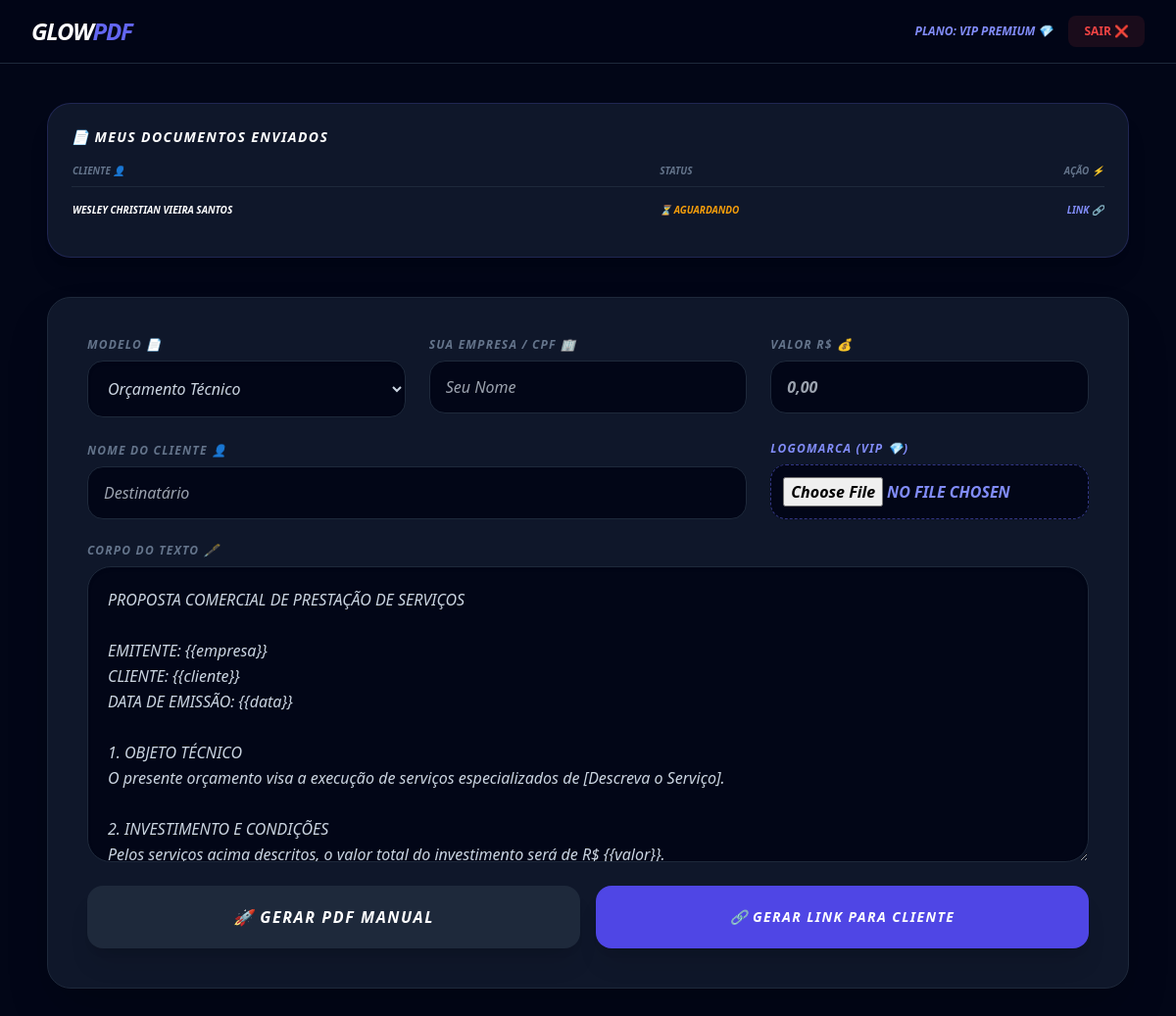
The page /index.php (signed in) on the database as committed earlier.
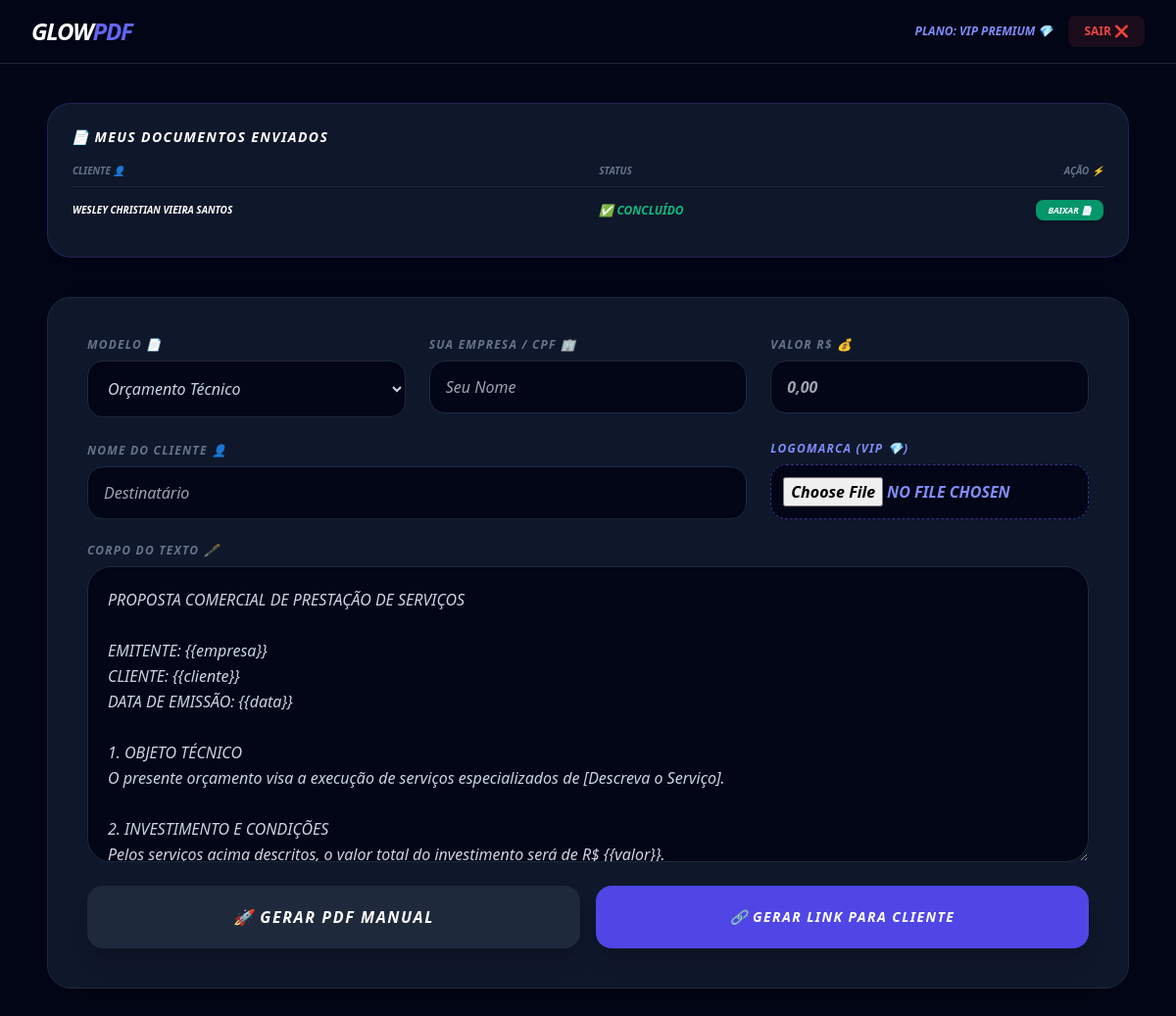
The same page on the database as committed later.
### tables this page shows
CREATE TABLE documentos (
    id INTEGER PRIMARY KEY AUTOINCREMENT,
    token VARCHAR(100) DEFAULT NULL,
    usuario_id INTEGER DEFAULT NULL,
    tipo VARCHAR(100) DEFAULT NULL,
    empresa VARCHAR(255) DEFAULT NULL,
    cliente VARCHAR(255) DEFAULT NULL,
    valor VARCHAR(50) DEFAULT NULL,
    descricao TEXT DEFAULT NULL,
    logo_empresa LONGTEXT DEFAULT NULL,
    assinatura_cliente LONGTEXT DEFAULT NULL,
    assinatura_empresa LONGTEXT DEFAULT NULL,
    status TEXT DEFAULT "pendente" CHECK(status IN ("pendente","assinado_cliente","assinado")),
    criado_em DATETIME DEFAULT CURRENT_TIMESTAMP
);

### index.php (the view, shortened to what this page needs)
<?php
try {
    $pdo = new PDO("sqlite:glow.db");
$pdo->setAttribute(PDO::ATTR_ERRMODE, PDO::ERRMODE_EXCEPTION);
} catch (Exception $e) {
    die("Erro ao conectar no banco de dados: " . $e->getMessage());
}
$hoje = date("Y-m-d"); $is_pro = false;
if (isset($_SESSION["user"]) && isset($pdo)) {
    $stmt = $pdo->prepare("SELECT status, expira_em FROM usuarios WHERE id = ?");
    $stmt->execute([$_SESSION["user"]["id"]]);
    $check = $stmt->fetch();
    if ($check && $check["status"] === "ativo" && $check["expira_em"] >= $hoje) { $is_pro = true; }
}
?>
<!DOCTYPE html>
<html lang="pt-br">
<head>
    <script src="https://cdn.tailwindcss.com"></script>
</head>
<body class="bg-custom text-slate-300 min-h-screen font-sans">
    <nav class="bg-[#020617]/80 backdrop-blur-md border-b border-slate-800 sticky top-0 z-50">
        <div class="max-w-7xl mx-auto px-4 sm:px-6 lg:px-8">
            <div class="flex justify-between h-16 items-center">
                <h1 class="text-xl md:text-2xl font-black text-white italic tracking-tighter">GLOW<span class="text-indigo-500">PDF</span></h1>
                <div class="hidden md:flex items-center gap-4">
                    <?php if (isset($_SESSION["user"])): ?>
                        <span class="text-xs font-bold text-indigo-400 uppercase italic text-xs">PLANO: <?= $is_pro ? "VIP PREMIUM 💎" : "GRATUITO" ?></span>
                        <a href="?logout=1" class="bg-red-500/10 text-red-500 px-4 py-2 rounded-lg text-xs font-bold uppercase">SAIR ❌</a>
                    <?php endif; ?>
                </div>
            </div>
        </div>
    </nav>
    <main class="max-w-6xl mx-auto py-6 md:py-10 px-4 md:px-6 italic">
        <?php if($is_pro): ?>
        <div class="mb-10 card-custom p-6 rounded-3xl border-indigo-500/20 shadow-xl italic italic">
            <h3 class="text-white font-bold mb-4 flex items-center gap-2 text-sm uppercase tracking-widest text-indigo-400 italic italic">📄 Meus Documentos Enviados</h3>
            <div class="overflow-x-auto text-[10px] italic">
                <table class="w-full text-left italic">
                    <thead class="text-slate-500 border-b border-slate-800 uppercase italic italic"><tr><th class="pb-2 italic">Cliente 👤</th><th class="pb-2 italic">Status</th><th class="pb-2 text-right italic">Ação ⚡</th></tr></thead>
                    <tbody class="divide-y divide-slate-800 italic">
                        <?php
                        $stmt_doc = $pdo->prepare("SELECT * FROM documentos WHERE usuario_id = ? ORDER BY criado_em DESC");
                        $stmt_doc->execute([$_SESSION['user']['id']]);
                        foreach($stmt_doc->fetchAll() as $md): ?>
                        <tr class="hover:bg-slate-800/50 transition italic">
                            <td class="py-4 text-white font-bold uppercase italic italic"><?= $md['cliente'] ?></td>
                            <td class="italic italic"><?php if($md['status'] == 'pendente'): ?><span class="text-amber-500 font-bold uppercase italic italic">⏳ Aguardando</span><?php elseif($md['status'] == 'assinado_cliente'): ?><span class="text-indigo-400 font-bold uppercase italic italic">✨ Cliente Assinou!</span><?php else: ?><span class="text-emerald-500 font-bold uppercase italic italic text-xs">✅ Concluído</span><?php endif; ?></td>
                            <td class="text-right italic italic"><?php if($md['status'] == 'pendente'): ?><button onclick="prompt('Link:', 'https://<?= $_SERVER['HTTP_HOST'] ?>/assinar.php?id=<?= $md['token'] ?>')" class="text-indigo-400 font-bold uppercase italic italic">Link 🔗</button><?php elseif($md['status'] == 'assinado_cliente'): ?><button onclick="abrirAssinaturaEmpresa(<?= $md['id'] ?>)" class="bg-indigo-600 text-white px-3 py-1 rounded-lg font-black uppercase text-[9px] shadow-lg italic italic">ASSINAR ✍️</button><?php else: ?><a href="?baixar_doc=<?= $md['id'] ?>" class="bg-emerald-600 text-white px-3 py-1 rounded-lg font-black uppercase text-[9px] shadow-md italic italic">Baixar 📄</a><?php endif; ?></td>
                        </tr>
                        <?php endforeach; ?>
                    </tbody>
                </table>
            </div>
        </div>
        <?php endif; ?>
        <div class="card-custom p-6 md:p-10 rounded-3xl shadow-2xl border-slate-800 italic italic italic">
            <form method="POST" id="mainForm" enctype="multipart/form-data" class="flex flex-col gap-6 italic italic italic">
                <div class="grid grid-cols-1 md:grid-cols-3 gap-6 italic italic">
                    <div class="flex flex-col italic"><label class="text-[10px] font-bold text-slate-500 uppercase mb-2 text-xs tracking-widest italic italic">Modelo 📄</label><select name="tipo_documento" id="tipo_doc" onchange="alterarTextoBase()" class="w-full p-4 rounded-2xl bg-slate-950 border border-slate-800 outline-none focus:border-indigo-500 text-sm shadow-inner italic italic"><option value="ORÇAMENTO TÉCNICO">Orçamento Técnico</option><option value="RECIBO DE PAGAMENTO">Recibo de Pagamento</option><option value="CONTRATO DE SERVIÇO">Contrato de Prestação</option><option value="DECLARAÇÃO">Declaração Profissional</option></select></div>
                    <div class="flex flex-col italic"><label class="text-[10px] font-bold text-slate-500 uppercase mb-2 text-xs tracking-widest italic italic">Sua Empresa / CPF 🏢</label><input type="text" name="empresa" id="emp_f" required placeholder="Seu Nome" class="w-full p-4 rounded-2xl bg-slate-950 border border-slate-800 outline-none text-sm focus:border-indigo-500 italic italic"></div>
                    <div class="flex flex-col italic"><label class="text-[10px] font-bold text-slate-500 uppercase mb-2 text-xs tracking-widest italic italic">Valor R$ 💰</label><input type="text" name="valor" id="val_f" required placeholder="0,00" class="w-full p-4 rounded-2xl bg-slate-950 border border-slate-800 text-indigo-400 font-bold text-sm focus:border-indigo-500 italic italic"></div>
                </div>
                <div class="grid grid-cols-1 md:grid-cols-3 gap-6 items-end italic italic italic italic">
                    <div class="md:col-span-2 flex flex-col italic italic"><label class="text-[10px] font-bold text-slate-500 uppercase mb-2 text-xs tracking-widest italic italic italic">Nome do Cliente 👤</label><input type="text" name="cliente" id="cli_f" required placeholder="Destinatário" class="w-full p-4 rounded-2xl bg-slate-950 border border-slate-800 text-sm focus:border-indigo-500 italic italic"></div>
                    <div class="flex flex-col italic italic"><label class="text-[10px] font-bold text-indigo-400 uppercase mb-2 text-xs tracking-widest italic font-black text-indigo-400 italic italic">Logomarca (VIP 💎)</label><?php if ($is_pro): ?><input type="file" name="logo_file" class="w-full p-3 text-[10px] bg-slate-950 rounded-2xl border border-dashed border-indigo-500/50 text-indigo-400 font-bold uppercase shadow-sm italic italic italic"><?php else: ?><div class="w-full p-4 bg-slate-800/20 rounded-2xl text-slate-500 italic text-center border border-slate-800 text-[10px] italic">Liberado apenas no VIP 💎</div><?php endif; ?></div>
                </div>
                <div class="flex flex-col italic italic"><label class="text-[10px] font-bold text-slate-500 uppercase mb-2 text-xs tracking-widest italic italic italic">Corpo do Texto 🖋️</label><textarea name="descricao" id="texto_doc" rows="10" class="w-full p-5 rounded-3xl bg-slate-950 border border-slate-800 outline-none text-sm leading-relaxed focus:border-indigo-500 shadow-inner italic italic"></textarea></div>
                <div class="grid grid-cols-1 md:grid-cols-2 gap-4 italic italic">
                    <button type="submit" name="gerar_pdf" class="bg-slate-800 hover:bg-slate-700 text-white font-black py-5 rounded-2xl uppercase tracking-widest transition shadow-xl text-sm md:text-base italic italic italic">🚀 GERAR PDF MANUAL</button>
                    <?php if ($is_pro): ?>
                    <button type="submit" name="gerar_link" class="bg-indigo-600 hover:bg-indigo-500 text-white font-black py-5 rounded-2xl uppercase tracking-widest shadow-xl transition text-sm italic italic italic">🔗 GERAR LINK PARA CLIENTE</button>
                    <?php endif; ?>
                </div>
            </form>
        </div>
    </main>
</body>
</html>

### index.php (style rules this page uses)
.bg-custom { background: #020617; }
.card-custom { background: #0f172a; border: 1px solid #1e293b; }
input, select, textarea { font-size: 16px !important; }

Rows that differ between the two databases and show on the page:
changed documentos "WESLEY CHRISTIAN VIEIRA SANTOS": status "⏳ AGUARDANDO LINK 🔗" → "✅ CONCLUÍDO BAIXAR 📄"
